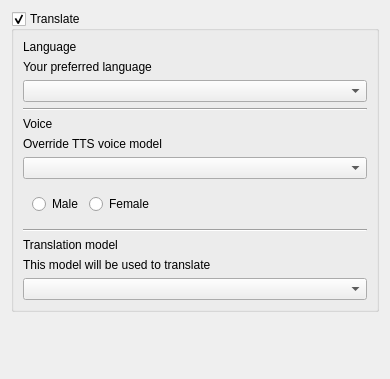
<?xml version="1.0" encoding="UTF-8"?>
<ui version="4.0">
 <class>translation_preferences</class>
 <widget class="QWidget" name="translation_preferences">
  <property name="geometry">
   <rect>
    <x>0</x>
    <y>0</y>
    <width>390</width>
    <height>379</height>
   </rect>
  </property>
  <property name="windowTitle">
   <string>Form</string>
  </property>
  <layout class="QGridLayout" name="gridLayout">
   <item row="0" column="0">
    <widget class="QGroupBox" name="translate_groupbox">
     <property name="title">
      <string>Translate</string>
     </property>
     <property name="checkable">
      <bool>true</bool>
     </property>
     <layout class="QGridLayout" name="gridLayout_3">
      <item row="13" column="0">
       <widget class="QLabel" name="label_5">
        <property name="text">
         <string>Translation model</string>
        </property>
       </widget>
      </item>
      <item row="3" column="0">
       <widget class="Line" name="line">
        <property name="orientation">
         <enum>Qt::Horizontal</enum>
        </property>
       </widget>
      </item>
      <item row="1" column="0">
       <widget class="QLabel" name="label_4">
        <property name="font">
         <font>
          <pointsize>9</pointsize>
         </font>
        </property>
        <property name="text">
         <string>Your preferred language</string>
        </property>
       </widget>
      </item>
      <item row="14" column="0">
       <widget class="QLabel" name="label_6">
        <property name="font">
         <font>
          <pointsize>9</pointsize>
         </font>
        </property>
        <property name="text">
         <string>This model will be used to translate</string>
        </property>
       </widget>
      </item>
      <item row="5" column="0">
       <widget class="QLabel" name="label">
        <property name="font">
         <font>
          <pointsize>9</pointsize>
         </font>
        </property>
        <property name="text">
         <string>Override TTS voice model</string>
        </property>
       </widget>
      </item>
      <item row="12" column="0">
       <widget class="Line" name="line_2">
        <property name="orientation">
         <enum>Qt::Horizontal</enum>
        </property>
       </widget>
      </item>
      <item row="2" column="0">
       <widget class="QComboBox" name="language_combobox"/>
      </item>
      <item row="0" column="0">
       <widget class="QLabel" name="label_3">
        <property name="text">
         <string>Language</string>
        </property>
       </widget>
      </item>
      <item row="4" column="0">
       <widget class="QLabel" name="label_2">
        <property name="text">
         <string>Voice</string>
        </property>
       </widget>
      </item>
      <item row="15" column="0">
       <widget class="QComboBox" name="translation_model_combobox"/>
      </item>
      <item row="6" column="0">
       <widget class="QComboBox" name="voice_combobox"/>
      </item>
      <item row="8" column="0">
       <widget class="QWidget" name="horizontalWidget" native="true">
        <layout class="QFormLayout" name="formLayout">
         <item row="0" column="0">
          <widget class="QRadioButton" name="female_radio_button">
           <property name="text">
            <string>Male</string>
           </property>
          </widget>
         </item>
         <item row="0" column="1">
          <widget class="QRadioButton" name="male_radio_button">
           <property name="text">
            <string>Female</string>
           </property>
          </widget>
         </item>
        </layout>
       </widget>
      </item>
     </layout>
    </widget>
   </item>
   <item row="2" column="0">
    <spacer name="verticalSpacer">
     <property name="orientation">
      <enum>Qt::Vertical</enum>
     </property>
     <property name="sizeHint" stdset="0">
      <size>
       <width>20</width>
       <height>40</height>
      </size>
     </property>
    </spacer>
   </item>
  </layout>
 </widget>
 <resources/>
 <connections>
  <connection>
   <sender>language_combobox</sender>
   <signal>currentTextChanged(QString)</signal>
   <receiver>translation_preferences</receiver>
   <slot>language_text_changed(QString)</slot>
   <hints>
    <hint type="sourcelabel">
     <x>135</x>
     <y>85</y>
    </hint>
    <hint type="destinationlabel">
     <x>94</x>
     <y>0</y>
    </hint>
   </hints>
  </connection>
  <connection>
   <sender>translate_groupbox</sender>
   <signal>toggled(bool)</signal>
   <receiver>translation_preferences</receiver>
   <slot>toggle_translation(bool)</slot>
   <hints>
    <hint type="sourcelabel">
     <x>74</x>
     <y>19</y>
    </hint>
    <hint type="destinationlabel">
     <x>56</x>
     <y>2</y>
    </hint>
   </hints>
  </connection>
  <connection>
   <sender>translation_model_combobox</sender>
   <signal>currentTextChanged(QString)</signal>
   <receiver>translation_preferences</receiver>
   <slot>translation_model_changed(QString)</slot>
   <hints>
    <hint type="sourcelabel">
     <x>73</x>
     <y>293</y>
    </hint>
    <hint type="destinationlabel">
     <x>0</x>
     <y>306</y>
    </hint>
   </hints>
  </connection>
  <connection>
   <sender>female_radio_button</sender>
   <signal>clicked()</signal>
   <receiver>translation_preferences</receiver>
   <slot>female_clicked()</slot>
   <hints>
    <hint type="sourcelabel">
     <x>47</x>
     <y>213</y>
    </hint>
    <hint type="destinationlabel">
     <x>-2</x>
     <y>132</y>
    </hint>
   </hints>
  </connection>
  <connection>
   <sender>male_radio_button</sender>
   <signal>clicked()</signal>
   <receiver>translation_preferences</receiver>
   <slot>male_clicked()</slot>
   <hints>
    <hint type="sourcelabel">
     <x>115</x>
     <y>214</y>
    </hint>
    <hint type="destinationlabel">
     <x>0</x>
     <y>204</y>
    </hint>
   </hints>
  </connection>
  <connection>
   <sender>voice_combobox</sender>
   <signal>currentTextChanged(QString)</signal>
   <receiver>translation_preferences</receiver>
   <slot>voice_text_changed(QString)</slot>
   <hints>
    <hint type="sourcelabel">
     <x>29</x>
     <y>183</y>
    </hint>
    <hint type="destinationlabel">
     <x>1</x>
     <y>167</y>
    </hint>
   </hints>
  </connection>
 </connections>
 <slots>
  <slot>language_text_changed(QString)</slot>
  <slot>voice_text_changed(QString)</slot>
  <slot>toggle_translation(bool)</slot>
  <slot>translation_model_changed(QString)</slot>
  <slot>male_clicked()</slot>
  <slot>female_clicked()</slot>
 </slots>
</ui>
